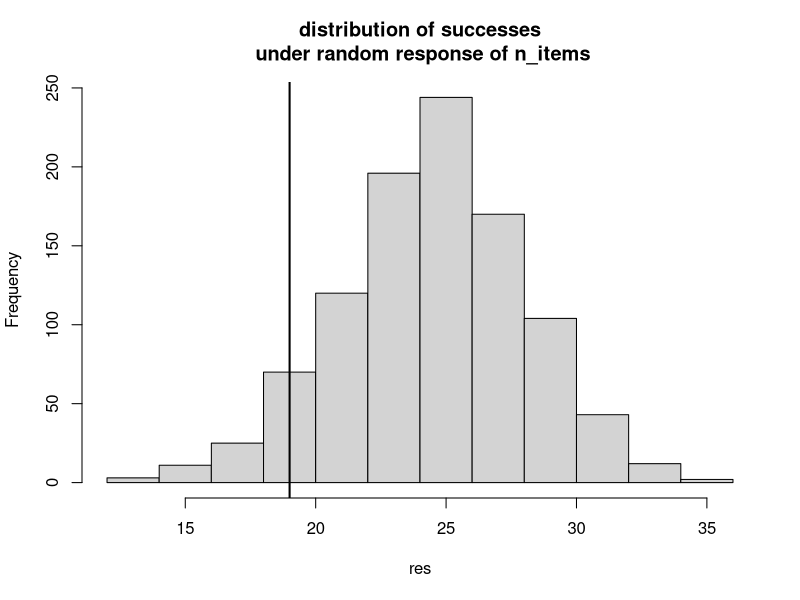

The R script that drew this image:
###############################
# MALINGERING
###############################
rm(list=ls())


## test based on unlikely performance under Random responses
# suppose you have a forced choice test.

n_items = 50
cut_off_rand_success = qbinom(p = 0.05, prob=0.5, size = n_items)


# probability to obtain lesss thatn cut_off_rand_success in n_items
pbinom(cut_off_rand_success, prob=0.5, size = n_items)

# confidence interval around. Is the observed probability different from 0.5? (that is random choice)
prop.test(cut_off_rand_success, n_items, p=0.5, corr=F)


##
# below I simulate what happens if I simulate k patients that are actually responding randomly
k = 1000
res = rbinom(k, n_items, prob=0.5)
  
hist(res, main="distribution of successes\n under random response of n_items")
empirical_cut_off = quantile(res, prob=0.05)
abline(v=empirical_cut_off, lwd=2)

print(cut_off_rand_success)
print(empirical_cut_off)





